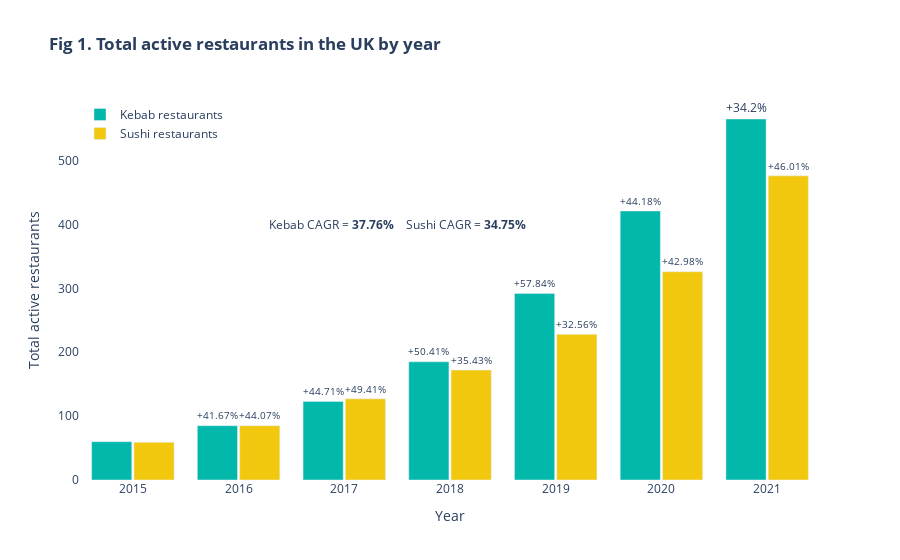

The code cell stored with this chart in its notebook:
### Code cell
# Visualize the number of active companies of each category over the years
active_company_fig = go.Figure()
active_company_fig.add_trace(go.Bar(x=active_companies_by_year['year'],
                                    y=active_companies_by_year['total_active_kebab_restaurants'],
                                    name='Kebab restaurants',
                                    marker_color='rgb(1, 184, 170)',
                                    text=active_companies_by_year['kebab_yoy_growth_string'],
                                    textposition='outside'
                                   ))
active_company_fig.add_trace(go.Bar(x=active_companies_by_year['year'],
                                    y=active_companies_by_year['total_active_sushi_restaurants'],
                                    name='Sushi restaurants',
                                    marker_color='rgb(242, 200, 15)',
                                    text=active_companies_by_year['sushi_yoy_growth_string'],
                                    textposition='outside'
                                   ))
active_company_fig.add_annotation(y=400,
                                  text=f'Kebab CAGR = <b>{kebab_cagr}</b> \n\n Sushi CAGR = <b>{sushi_cagr}</b>',
                                  showarrow=False)

active_company_fig.update_layout(
    title='<b> Fig 1. Total active restaurants in the UK by year',
    xaxis_tickfont_size=12,
    xaxis=dict(
        title='Year',
        titlefont_size=14,
        tickfont_size=12
    ),
    yaxis=dict(
        title='Total active restaurants',
        titlefont_size=14,
        tickfont_size=12
    ),
    legend=dict(
        x=0,
        y=1.0,
        bgcolor='rgba(255, 255, 255, 0)',
        bordercolor='rgba(255, 255, 255, 0)'
    ),
    barmode='group',
    bargap=0.2,
    bargroupgap=0.05,
    plot_bgcolor='rgba(0, 0, 0, 0)',
    paper_bgcolor='rgba(0, 0, 0, 0)'
)
active_company_fig.show()

### Figure 1 — Plotly figure (JSON) as saved in the notebook; plotly's stock layout.template omitted (floating-point values rounded to 4 significant figures)
{"data": [{"marker": {"color": "rgb(1, 184, 170)"}, "name": "Kebab restaurants", "text": [" ", "+41.67%", "+44.71%", "+50.41%", "+57.84%", "+44.18%", "+34.2%"], "textposition": "outside", "type": "bar", "x": ["2015", "2016", "2017", "2018", "2019", "2020", "2021"], "y": [60, 85, 123, 185, 292, 421, 565]}, {"marker": {"color": "rgb(242, 200, 15)"}, "name": "Sushi restaurants", "text": [" ", "+44.07%", "+49.41%", "+35.43%", "+32.56%", "+42.98%", "+46.01%"], "textposition": "outside", "type": "bar", "x": ["2015", "2016", "2017", "2018", "2019", "2020", "2021"], "y": [59, 85, 127, 172, 228, 326, 476]}], "layout": {"annotations": [{"showarrow": false, "text": "Kebab CAGR = <b>37.76%</b> \n\n Sushi CAGR = <b>34.75%</b>", "y": 400}], "bargap": 0.2, "bargroupgap": 0.05, "barmode": "group", "legend": {"bgcolor": "rgba(255, 255, 255, 0)", "bordercolor": "rgba(255, 255, 255, 0)", "x": 0, "y": 1}, "paper_bgcolor": "rgba(0, 0, 0, 0)", "plot_bgcolor": "rgba(0, 0, 0, 0)", "title": {"text": "<b> Fig 1. Total active restaurants in the UK by year"}, "xaxis": {"tickfont": {"size": 12}, "title": {"font": {"size": 14}, "text": "Year"}}, "yaxis": {"tickfont": {"size": 12}, "title": {"font": {"size": 14}, "text": "Total active restaurants"}}}}
